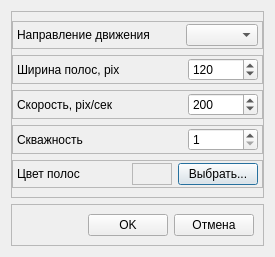
<?xml version="1.0" encoding="UTF-8"?>
<ui version="4.0">
 <class>LinesParamsDialog</class>
 <widget class="QDialog" name="LinesParamsDialog">
  <property name="geometry">
   <rect>
    <x>0</x>
    <y>0</y>
    <width>275</width>
    <height>244</height>
   </rect>
  </property>
  <property name="windowTitle">
   <string>Параметры оптокинетической стимуляции</string>
  </property>
  <layout class="QVBoxLayout" name="verticalLayout">
   <item>
    <widget class="QFrame" name="frMain">
     <property name="frameShape">
      <enum>QFrame::StyledPanel</enum>
     </property>
     <property name="frameShadow">
      <enum>QFrame::Raised</enum>
     </property>
     <layout class="QVBoxLayout" name="verticalLayout_2">
      <property name="leftMargin">
       <number>0</number>
      </property>
      <property name="rightMargin">
       <number>0</number>
      </property>
      <item>
       <widget class="QFrame" name="frDirection">
        <property name="frameShape">
         <enum>QFrame::StyledPanel</enum>
        </property>
        <property name="frameShadow">
         <enum>QFrame::Raised</enum>
        </property>
        <layout class="QHBoxLayout" name="horizontalLayout_12">
         <property name="leftMargin">
          <number>4</number>
         </property>
         <property name="topMargin">
          <number>2</number>
         </property>
         <property name="rightMargin">
          <number>4</number>
         </property>
         <property name="bottomMargin">
          <number>2</number>
         </property>
         <item>
          <widget class="QLabel" name="lblDirection">
           <property name="text">
            <string>Направление движения</string>
           </property>
          </widget>
         </item>
         <item>
          <spacer name="horizontalSpacer_12">
           <property name="orientation">
            <enum>Qt::Horizontal</enum>
           </property>
           <property name="sizeHint" stdset="0">
            <size>
             <width>40</width>
             <height>20</height>
            </size>
           </property>
          </spacer>
         </item>
         <item>
          <widget class="QComboBox" name="cbDirection"/>
         </item>
        </layout>
       </widget>
      </item>
      <item>
       <widget class="QFrame" name="frWidth">
        <property name="frameShape">
         <enum>QFrame::StyledPanel</enum>
        </property>
        <property name="frameShadow">
         <enum>QFrame::Raised</enum>
        </property>
        <layout class="QHBoxLayout" name="horizontalLayout_11">
         <property name="leftMargin">
          <number>4</number>
         </property>
         <property name="topMargin">
          <number>2</number>
         </property>
         <property name="rightMargin">
          <number>4</number>
         </property>
         <property name="bottomMargin">
          <number>2</number>
         </property>
         <item>
          <widget class="QLabel" name="lblWidth">
           <property name="text">
            <string>Ширина полос, pix</string>
           </property>
          </widget>
         </item>
         <item>
          <spacer name="horizontalSpacer_11">
           <property name="orientation">
            <enum>Qt::Horizontal</enum>
           </property>
           <property name="sizeHint" stdset="0">
            <size>
             <width>40</width>
             <height>20</height>
            </size>
           </property>
          </spacer>
         </item>
         <item>
          <widget class="QSpinBox" name="edWidth">
           <property name="minimumSize">
            <size>
             <width>70</width>
             <height>0</height>
            </size>
           </property>
           <property name="minimum">
            <number>30</number>
           </property>
           <property name="maximum">
            <number>250</number>
           </property>
           <property name="singleStep">
            <number>10</number>
           </property>
           <property name="value">
            <number>120</number>
           </property>
          </widget>
         </item>
        </layout>
       </widget>
      </item>
      <item>
       <widget class="QFrame" name="frSpeed">
        <property name="frameShape">
         <enum>QFrame::StyledPanel</enum>
        </property>
        <property name="frameShadow">
         <enum>QFrame::Raised</enum>
        </property>
        <layout class="QHBoxLayout" name="horizontalLayout_13">
         <property name="leftMargin">
          <number>4</number>
         </property>
         <property name="topMargin">
          <number>2</number>
         </property>
         <property name="rightMargin">
          <number>4</number>
         </property>
         <property name="bottomMargin">
          <number>2</number>
         </property>
         <item>
          <widget class="QLabel" name="lblSpeed">
           <property name="text">
            <string>Скорость, pix/сек</string>
           </property>
          </widget>
         </item>
         <item>
          <spacer name="horizontalSpacer_13">
           <property name="orientation">
            <enum>Qt::Horizontal</enum>
           </property>
           <property name="sizeHint" stdset="0">
            <size>
             <width>40</width>
             <height>20</height>
            </size>
           </property>
          </spacer>
         </item>
         <item>
          <widget class="QSpinBox" name="edSpeed">
           <property name="minimumSize">
            <size>
             <width>70</width>
             <height>0</height>
            </size>
           </property>
           <property name="minimum">
            <number>100</number>
           </property>
           <property name="maximum">
            <number>1000</number>
           </property>
           <property name="singleStep">
            <number>50</number>
           </property>
           <property name="value">
            <number>200</number>
           </property>
          </widget>
         </item>
        </layout>
       </widget>
      </item>
      <item>
       <widget class="QFrame" name="frDutyCicle">
        <property name="frameShape">
         <enum>QFrame::StyledPanel</enum>
        </property>
        <property name="frameShadow">
         <enum>QFrame::Raised</enum>
        </property>
        <layout class="QHBoxLayout" name="horizontalLayout_15">
         <property name="leftMargin">
          <number>4</number>
         </property>
         <property name="topMargin">
          <number>2</number>
         </property>
         <property name="rightMargin">
          <number>4</number>
         </property>
         <property name="bottomMargin">
          <number>2</number>
         </property>
         <item>
          <widget class="QLabel" name="lblDutyCicle">
           <property name="text">
            <string>Скважность</string>
           </property>
          </widget>
         </item>
         <item>
          <spacer name="horizontalSpacer_15">
           <property name="orientation">
            <enum>Qt::Horizontal</enum>
           </property>
           <property name="sizeHint" stdset="0">
            <size>
             <width>40</width>
             <height>20</height>
            </size>
           </property>
          </spacer>
         </item>
         <item>
          <widget class="QSpinBox" name="edDutyCicle">
           <property name="minimumSize">
            <size>
             <width>70</width>
             <height>0</height>
            </size>
           </property>
           <property name="minimum">
            <number>1</number>
           </property>
           <property name="maximum">
            <number>10</number>
           </property>
           <property name="singleStep">
            <number>1</number>
           </property>
           <property name="value">
            <number>1</number>
           </property>
          </widget>
         </item>
        </layout>
       </widget>
      </item>
      <item>
       <widget class="QFrame" name="frColor">
        <property name="frameShape">
         <enum>QFrame::StyledPanel</enum>
        </property>
        <property name="frameShadow">
         <enum>QFrame::Raised</enum>
        </property>
        <layout class="QHBoxLayout" name="horizontalLayout_14">
         <property name="leftMargin">
          <number>4</number>
         </property>
         <property name="topMargin">
          <number>2</number>
         </property>
         <property name="rightMargin">
          <number>4</number>
         </property>
         <property name="bottomMargin">
          <number>2</number>
         </property>
         <item>
          <widget class="QLabel" name="lblColor">
           <property name="text">
            <string>Цвет полос</string>
           </property>
          </widget>
         </item>
         <item>
          <spacer name="horizontalSpacer_14">
           <property name="orientation">
            <enum>Qt::Horizontal</enum>
           </property>
           <property name="sizeHint" stdset="0">
            <size>
             <width>40</width>
             <height>20</height>
            </size>
           </property>
          </spacer>
         </item>
         <item>
          <widget class="QFrame" name="frColorSample">
           <property name="minimumSize">
            <size>
             <width>40</width>
             <height>0</height>
            </size>
           </property>
           <property name="frameShape">
            <enum>QFrame::StyledPanel</enum>
           </property>
           <property name="frameShadow">
            <enum>QFrame::Raised</enum>
           </property>
          </widget>
         </item>
         <item>
          <widget class="QPushButton" name="btnSetColor">
           <property name="text">
            <string>Выбрать...</string>
           </property>
          </widget>
         </item>
        </layout>
       </widget>
      </item>
     </layout>
    </widget>
   </item>
   <item>
    <widget class="QFrame" name="frModalButtons">
     <property name="frameShape">
      <enum>QFrame::StyledPanel</enum>
     </property>
     <property name="frameShadow">
      <enum>QFrame::Raised</enum>
     </property>
     <layout class="QHBoxLayout" name="horizontalLayout_10">
      <item>
       <spacer name="horizontalSpacer_5">
        <property name="orientation">
         <enum>Qt::Horizontal</enum>
        </property>
        <property name="sizeHint" stdset="0">
         <size>
          <width>40</width>
          <height>20</height>
         </size>
        </property>
       </spacer>
      </item>
      <item>
       <widget class="QPushButton" name="btnOK">
        <property name="text">
         <string>OK</string>
        </property>
       </widget>
      </item>
      <item>
       <widget class="QPushButton" name="btnCancel">
        <property name="text">
         <string>Отмена</string>
        </property>
       </widget>
      </item>
     </layout>
    </widget>
   </item>
  </layout>
 </widget>
 <resources/>
 <connections>
  <connection>
   <sender>btnSetColor</sender>
   <signal>clicked()</signal>
   <receiver>LinesParamsDialog</receiver>
   <slot>on_selectColor()</slot>
   <hints>
    <hint type="sourcelabel">
     <x>259</x>
     <y>159</y>
    </hint>
    <hint type="destinationlabel">
     <x>274</x>
     <y>72</y>
    </hint>
   </hints>
  </connection>
  <connection>
   <sender>btnOK</sender>
   <signal>clicked()</signal>
   <receiver>LinesParamsDialog</receiver>
   <slot>accept()</slot>
   <hints>
    <hint type="sourcelabel">
     <x>132</x>
     <y>212</y>
    </hint>
    <hint type="destinationlabel">
     <x>274</x>
     <y>147</y>
    </hint>
   </hints>
  </connection>
  <connection>
   <sender>btnCancel</sender>
   <signal>clicked()</signal>
   <receiver>LinesParamsDialog</receiver>
   <slot>reject()</slot>
   <hints>
    <hint type="sourcelabel">
     <x>212</x>
     <y>209</y>
    </hint>
    <hint type="destinationlabel">
     <x>279</x>
     <y>187</y>
    </hint>
   </hints>
  </connection>
 </connections>
 <slots>
  <slot>on_selectColor()</slot>
 </slots>
</ui>
